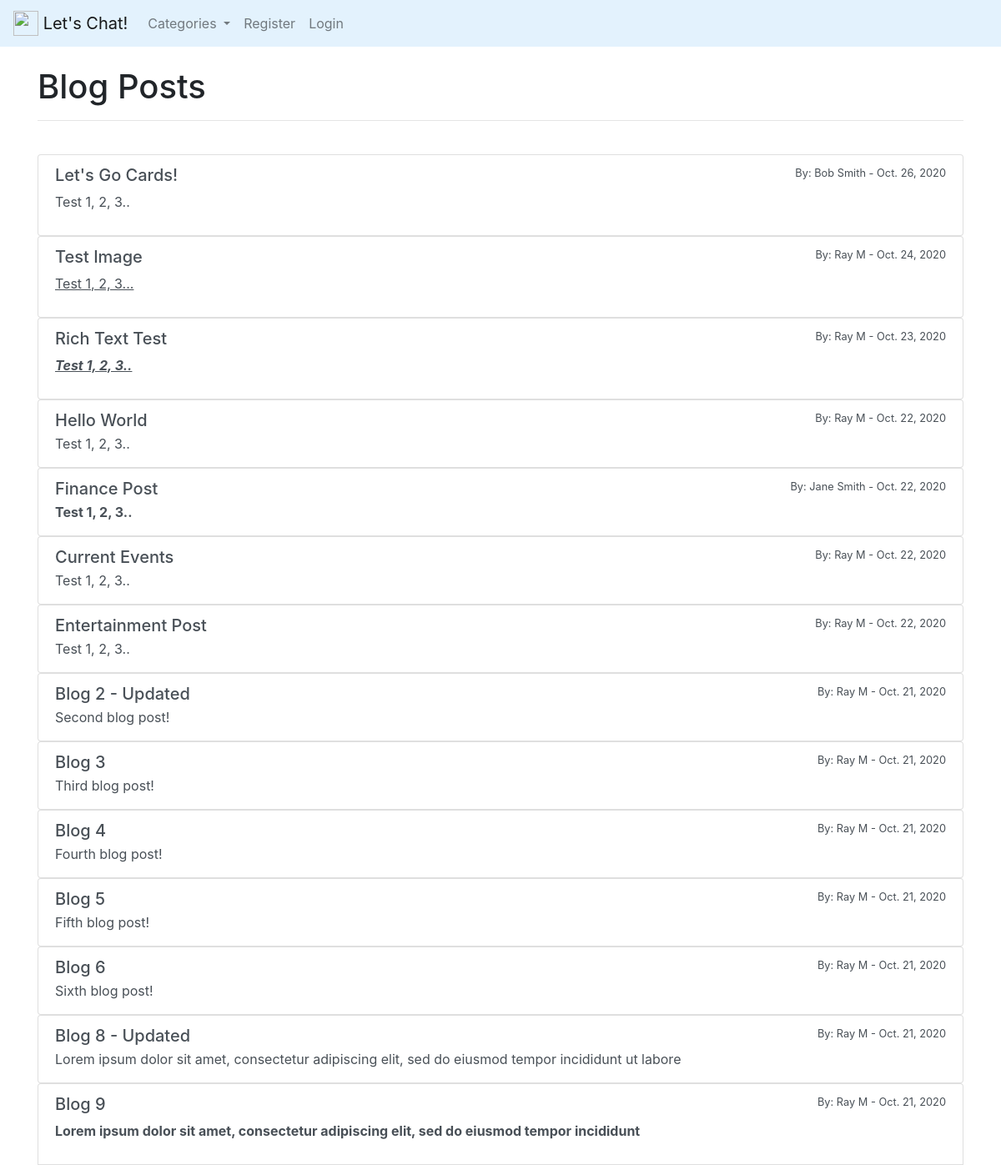
The page / on the database its author committed.
### forum/models.py (models this page shows, shortened)
class Post(models.Model):
    title = models.CharField(max_length=250)
    header_image = models.ImageField(
        null=True, blank=True, upload_to="images/")
    title_tag = models.CharField(max_length=250)
    author = models.ForeignKey(User, on_delete=models.CASCADE)
    body = RichTextField(blank=True, null=True)
    post_date = models.DateField(auto_now_add=True)
    category = models.CharField(
        max_length=250, default='Neutral', choices=option_list)
    snippet = models.CharField(
        max_length=250, default='Click to read further..')
    likes = models.ManyToManyField(User, related_name='blog_posts')

### forum/views.py (the view)
# urls.py: path('', HomeView.as_view(), name='home'),
class HomeView(ListView):
    model = Post
    template_name = 'home.html'
    ordering = ['-post_date']
    def get_context_data(self, *args, **kwargs):
        ops_menu = Category.objects.all()
        context = super(HomeView, self).get_context_data(*args, **kwargs)
        context["ops_menu"] = ops_menu
        return context

### forum/models.py (called while the page is built)
    def __str__(self):
        return self.name

### forum/templates/home.html (shortened to what this page needs)
{% extends 'base.html' %}
{% block content %}
<h1>Blog Posts</h1>
<hr>
<br>
{% for post in object_list %}
    <div class="list-group">
        <a href="{% url 'post-detail' post.pk %}" class="list-group-item list-group-item-action">
        <div class="d-flex w-100 justify-content-between">
            <h5 class="mb-1">{{post.title}}</h5>
            <small>By: {{post.author.first_name}} {{post.author.last_name}} - {{post.post_date}}</small>
        </div>
        <p class="mb-1">{{post.body|slice:":100"|safe}}</p>
        </a>
    </div>
{% endfor %}
{% endblock %}

### rows shown on the page
Post: title "Let's Go Cards!", author.first_name "Bob", author.last_name "Smith", post_date "Oct. 26, 2020", body "Test 1, 2, 3.."
Post: title "Test Image", author.first_name "Ray", author.last_name "M", post_date "Oct. 24, 2020", body "Test 1, 2, 3..."
Post: title "Rich Text Test", author.first_name "Ray", author.last_name "M", post_date "Oct. 23, 2020", body "Test 1, 2, 3.."
Post: title "Hello World", author.first_name "Ray", author.last_name "M", post_date "Oct. 22, 2020", body "Test 1, 2, 3.."
Post: title "Finance Post", author.first_name "Jane", author.last_name "Smith", post_date "Oct. 22, 2020", body "Test 1, 2, 3.."
Post: title "Current Events", author.first_name "Ray", author.last_name "M", post_date "Oct. 22, 2020", body "Test 1, 2, 3.."
Post: title "Entertainment Post", author.first_name "Ray", author.last_name "M", post_date "Oct. 22, 2020", body "Test 1, 2, 3.."
Post: title "Blog 2 - Updated", author.first_name "Ray", author.last_name "M", post_date "Oct. 21, 2020", body "Second blog post!"
Post: title "Blog 3", author.first_name "Ray", author.last_name "M", post_date "Oct. 21, 2020", body "Third blog post!"
Post: title "Blog 4", author.first_name "Ray", author.last_name "M", post_date "Oct. 21, 2020", body "Fourth blog post!"
Post: title "Blog 5", author.first_name "Ray", author.last_name "M", post_date "Oct. 21, 2020", body "Fifth blog post!"
Post: title "Blog 6", author.first_name "Ray", author.last_name "M", post_date "Oct. 21, 2020", body "Sixth blog post!"
Post: title "Blog 8 - Updated", author.first_name "Ray", author.last_name "M", post_date "Oct. 21, 2020", body "Lorem ipsum dolor sit amet, consectetur adipiscing elit, sed do eiusmod tempor incididunt ut labore"
Post: title "Blog 9", author.first_name "Ray", author.last_name "M", post_date "Oct. 21, 2020", body "Lorem ipsum dolor sit amet, consectetur adipiscing elit, sed do eiusmod tempor incididunt"
